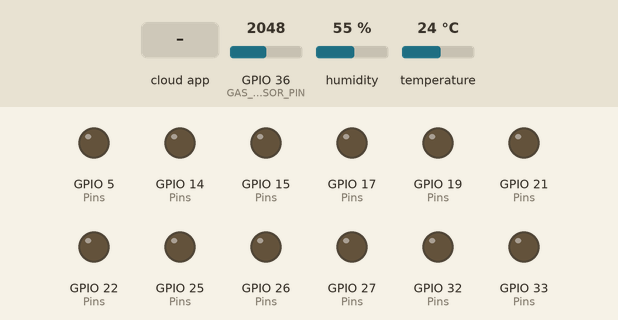
Simulated run of this sketch. Board: ESP32. On the bench: output pins drawn as LEDs (lit = HIGH). The test bench sets the inputs (shaded band); at power-on: GPIO 36 (GAS_SENSOR_PIN) = 2048, humidity 55 %, temperature 24 °C. WiFi joins after 1.5 s; servers stay silent unless stated; the Firebase database answers and starts empty; what the sketch prints to the serial monitor is not drawn.

Above: at 8.1 s.
8.2 s: the phone or cloud app sets den to 1
At 9.9 s:
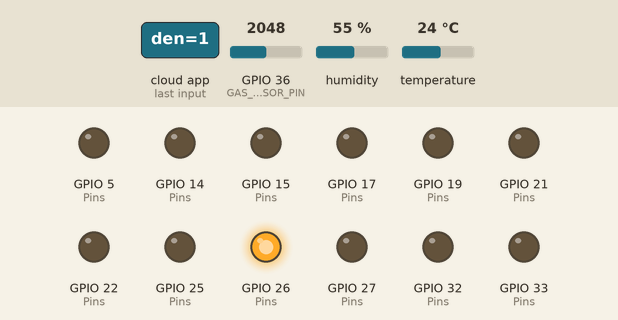
10.3 s: the phone or cloud app sets quat to 1
At 11.2 s:
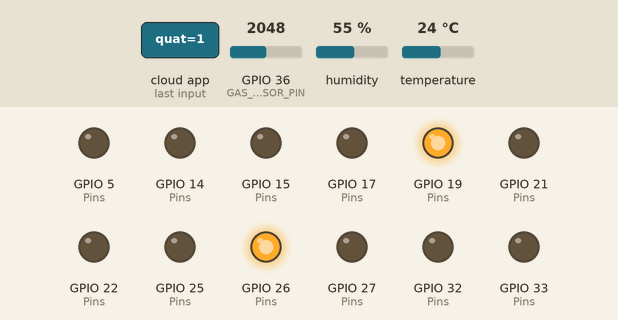
11.8 s: the phone or cloud app sets tuoi to 1
At 13.9 s:
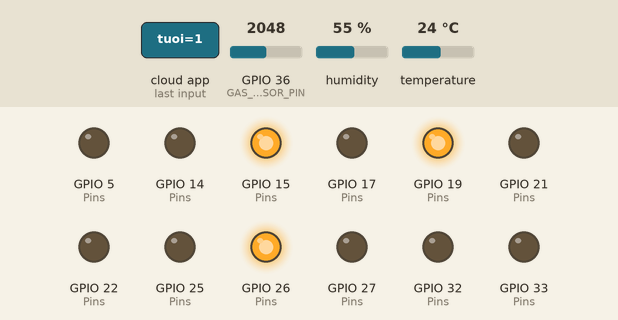
14.3 s: the phone or cloud app sets den to 0
At 17.3 s:
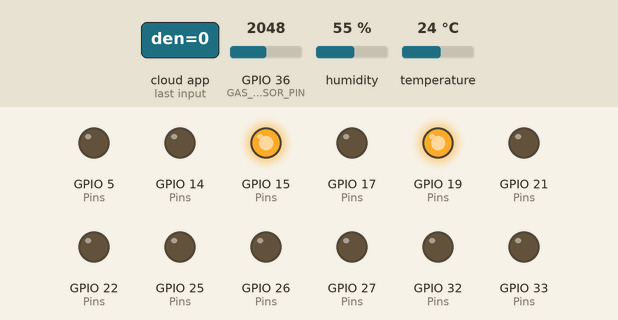
17.6 s: the phone or cloud app sets quat to 0
At 18.7 s:
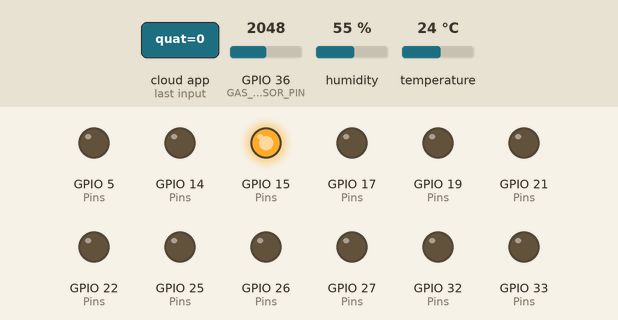
19.1 s: the phone or cloud app sets quat to 1
At 20.7 s:
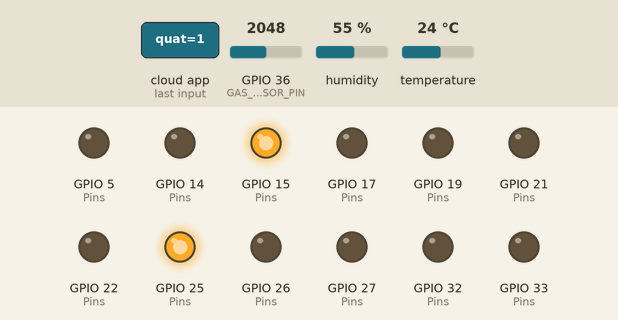
Timing chart, 0 to 22.2 s (numbered marks = the images above; inputs shaded):
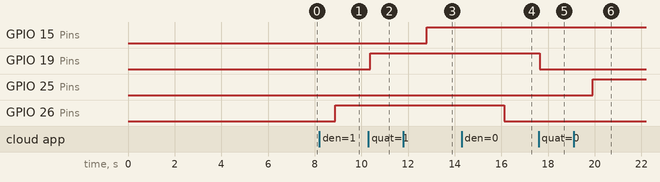

Measured:
- after the input at 8.2 s, GPIO 26 (Pins): LOW → HIGH after 0.68 s
- after the input at 10.3 s, GPIO 19 (Pins): LOW → HIGH after 0.08 s
- after the input at 11.8 s, GPIO 15 (Pins): LOW → HIGH after 1.0 s
- after the input at 14.3 s, GPIO 26 (Pins): HIGH → LOW after 1.8 s
- after the input at 17.6 s, GPIO 19 (Pins): HIGH → LOW at once
- after the input at 19.1 s, GPIO 25 (Pins): LOW → HIGH after 0.81 s

The sketch:

New_version_Nha_kinh_trong_rau.ino
```cpp
#include <WiFi.h>
#include <FirebaseESP32.h>
#include <DHT.h>

// WiFi Credentials
#define WIFI_SSID "Phong Tro Tang 3.3"
#define WIFI_PASSWORD "99999999"

// Firebase
#define FIREBASE_HOST "https://greenhouse-f4a31-default-rtdb.firebaseio.com/"
#define FIREBASE_AUTH "BZrUNKv9FKFaXvav4yrruc3FfVLFSkAjerxqiXrE"

// DHT11
#define DHTPIN 4
#define DHTTYPE DHT11
DHT dht(DHTPIN, DHTTYPE);

// Cảm biến khí (MQ-2) mô phỏng CO2
#define GAS_SENSOR_PIN 36
#define CO2_THRESHOLD 2000 // Ngưỡng CO2 (ppm)

// Thiết bị
#define DEN_1 26
#define QUAT_1 25
#define TUOI_1 15
#define DEN_2 14
#define QUAT_2 27
#define TUOI_2 33
#define DEN_3 32
#define QUAT_3 17
#define TUOI_3 22
#define DEN_4 21
#define QUAT_4 19
#define TUOI_4 5

// Biến lưu dữ liệu cảm biến
int nhietDo = 0, doAmKK = 0; // Sử dụng kiểu int cho các biến
int co2PPM = 0;

// Firebase Objects
FirebaseData firebaseData;
FirebaseAuth auth;
FirebaseConfig config;
FirebaseJson json;

// Thời gian xử lý không chặn
unsigned long previousMillis = 0;
const long interval = 2000; // Gửi dữ liệu mỗi 2 giây

// Danh sách vườn
const char* vuons[] = {"vuon1", "vuon2", "vuon3", "vuon4"};
const int numVuons = 4;

void setup() {
    Serial.begin(115200);
    Serial.println(F("Khởi động DHT11, MQ-2 và Firebase cho 4 phòng!"));

    // Thiết lập chân
    int Pins[] = {DEN_1, QUAT_1, TUOI_1, DEN_2, QUAT_2, TUOI_2,
                  DEN_3, QUAT_3, TUOI_3, DEN_4, QUAT_4, TUOI_4};
    for (int i = 0; i < 12; i++) {
        pinMode(Pins[i], OUTPUT);
        digitalWrite(Pins[i], LOW);
    }
    pinMode(GAS_SENSOR_PIN, INPUT);

    // Khởi động cảm biến
    dht.begin();

    // Kết nối WiFi
    WiFi.begin(WIFI_SSID, WIFI_PASSWORD);
    while (WiFi.status() != WL_CONNECTED) {
        delay(500);
        Serial.print(".");
    }
    Serial.println("\nWiFi connected. IP: " + WiFi.localIP().toString());

    // Cấu hình Firebase
    config.host = FIREBASE_HOST;
    config.signer.tokens.legacy_token = FIREBASE_AUTH;
    Firebase.begin(&config, &auth);
    Firebase.reconnectWiFi(true);

    if (Firebase.ready()) {
        Serial.println("Đã kết nối Firebase!");
        for (int i = 0; i < numVuons; i++) {
            Firebase.setInt(firebaseData, String("/") + vuons[i] + "/status/connection", 1);
        }
    } else {
        Serial.println("Không thể kết nối Firebase!");
    }

    // Khởi tạo trạng thái
    initializeFirebaseStates();
}

void loop() {
    unsigned long currentMillis = millis();
    if (currentMillis - previousMillis >= interval) {
        previousMillis = currentMillis;

        // Kiểm tra WiFi
        if (WiFi.status() != WL_CONNECTED) {
            Serial.println("WiFi ngắt kết nối, thử lại...");
            WiFi.begin(WIFI_SSID, WIFI_PASSWORD);
            int retryCount = 0, maxRetries = 20;
            while (WiFi.status() != WL_CONNECTED && retryCount < maxRetries) {
                Serial.print(".");
                delay(500);
                retryCount++;
            }
            Serial.println(WiFi.status() == WL_CONNECTED ? "\nWiFi connected." : "\nKhông thể kết nối WiFi!");
            for (int i = 0; i < numVuons; i++) {
                Firebase.setInt(firebaseData, String("/") + vuons[i] + "/status/connection", WiFi.status() == WL_CONNECTED ? 1 : 0);
            }
        }

        if (Firebase.ready()) {
            // Đọc và gửi dữ liệu cảm biến
            docDuLieuDHT11();
            docDuLieuMQ2();

            // Điều khiển thiết bị
            for (int i = 0; i < numVuons; i++) {
                String basePath = "/" + String(vuons[i]);
                nhanLenhTuFirebase(basePath + "/den", i == 0 ? DEN_1 : i == 1 ? DEN_2 : i == 2 ? DEN_3 : DEN_4);
                nhanLenhTuFirebase(basePath + "/quat", i == 0 ? QUAT_1 : i == 1 ? QUAT_2 : i == 2 ? QUAT_3 : QUAT_4);
                nhanLenhTuFirebase(basePath + "/tuoi", i == 0 ? TUOI_1 : i == 1 ? TUOI_2 : i == 2 ? TUOI_3 : TUOI_4);
            }
        } else {
            for (int i = 0; i < numVuons; i++) {
                Firebase.setInt(firebaseData, String("/") + vuons[i] + "/status/connection", 0);
            }
        }
    }
}

void initializeFirebaseStates() {
    for (int i = 0; i < numVuons; i++) {
        String basePath = "/" + String(vuons[i]);
        Firebase.setInt(firebaseData, basePath + "/temp", 0);
        Firebase.setInt(firebaseData, basePath + "/humi", 0);
        Firebase.setInt(firebaseData, basePath + "/co2", 0);
        Firebase.setInt(firebaseData, basePath + "/den", 0);
        Firebase.setInt(firebaseData, basePath + "/quat", 0);
        Firebase.setInt(firebaseData, basePath + "/tuoi", 0);
        Firebase.setInt(firebaseData, basePath + "/status/connection", 0);

        json.clear();
        json.set("den", 0);
        json.set("quat", 0);
        json.set("tuoi", 0);
        Firebase.setJSON(firebaseData, basePath + "/totalTime", json);

        Serial.println("Khởi tạo trạng thái Firebase cho " + String(vuons[i]) + " hoàn tất!");
    }
}

void docDuLieuDHT11() {
    nhietDo = (int)dht.readTemperature();
    doAmKK = (int)dht.readHumidity();
    for (int i = 0; i < numVuons; i++) {
        String basePath = "/" + String(vuons[i]);
        if (!isnan(nhietDo) && !isnan(doAmKK)) {
            Firebase.setInt(firebaseData, basePath + "/temp", nhietDo);
            Firebase.setInt(firebaseData, basePath + "/humi", doAmKK);
            Serial.printf("%s - Nhiet do: %d°C, Do am: %d%%\n", vuons[i], nhietDo, doAmKK);
        } else {
            Firebase.setString(firebaseData, basePath + "/sensor_status", "DHT11 Error");
            Serial.println(String(vuons[i]) + " - Lỗi đọc DHT11!");
        }
    }
}

void docDuLieuMQ2() {
    int mq2Value = analogRead(GAS_SENSOR_PIN);
    co2PPM = map(mq2Value, 0, 4095, 0, 3000); // Mô phỏng CO2
    for (int i = 0; i < numVuons; i++) {
        String basePath = "/" + String(vuons[i]);
        Firebase.setInt(firebaseData, basePath + "/co2", co2PPM);
        Serial.printf("%s - CO2: %d ppm\n", vuons[i], co2PPM);
        if (co2PPM > CO2_THRESHOLD) {
            json.clear();
            json.set("message", "Nồng độ CO2 quá cao: " + String(co2PPM) + " ppm");
            Firebase.setJSON(firebaseData, basePath + "/logs/" + String(millis()), json);
        }
    }
}

void nhanLenhTuFirebase(const String& path, int pin) {
    if (Firebase.getInt(firebaseData, path)) {
        int trangThai = firebaseData.intData();
        digitalWrite(pin, trangThai ? HIGH : LOW);
        Serial.printf("%s: %s\n", path.c_str(), trangThai ? "Bat" : "Tat");
    } else {
        Serial.printf("Loi doc %s: %s\n", path.c_str(), firebaseData.errorReason().c_str());
    }
}
```
